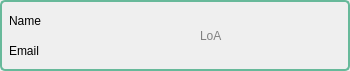
<?xml version="1.0" encoding="UTF-8"?>
<ui version="4.0">
 <class>Form</class>
 <widget class="QWidget" name="Form">
  <property name="geometry">
   <rect>
    <x>0</x>
    <y>0</y>
    <width>350</width>
    <height>71</height>
   </rect>
  </property>
  <property name="windowTitle">
   <string>Form</string>
  </property>
  <property name="styleSheet">
   <string notr="true">QWidget { 
	border: 2px solid #67B99A; 
	border-radius: 5px;
}</string>
  </property>
  <layout class="QHBoxLayout" name="horizontalLayout">
   <property name="spacing">
    <number>0</number>
   </property>
   <property name="leftMargin">
    <number>0</number>
   </property>
   <property name="topMargin">
    <number>0</number>
   </property>
   <property name="rightMargin">
    <number>0</number>
   </property>
   <property name="bottomMargin">
    <number>0</number>
   </property>
   <item>
    <widget class="QWidget" name="widget" native="true">
     <property name="sizePolicy">
      <sizepolicy hsizetype="Preferred" vsizetype="Preferred">
       <horstretch>0</horstretch>
       <verstretch>0</verstretch>
      </sizepolicy>
     </property>
     <property name="minimumSize">
      <size>
       <width>200</width>
       <height>0</height>
      </size>
     </property>
     <property name="maximumSize">
      <size>
       <width>200</width>
       <height>16777215</height>
      </size>
     </property>
     <property name="styleSheet">
      <string notr="true">QWidget { 
	border: none;
}</string>
     </property>
     <layout class="QVBoxLayout" name="verticalLayout">
      <item>
       <widget class="QLabel" name="nameDISPLAY">
        <property name="text">
         <string>Name</string>
        </property>
       </widget>
      </item>
      <item>
       <widget class="QLabel" name="emailDISPLAY">
        <property name="text">
         <string>Email</string>
        </property>
       </widget>
      </item>
     </layout>
    </widget>
   </item>
   <item>
    <widget class="QWidget" name="widget_2" native="true">
     <property name="minimumSize">
      <size>
       <width>150</width>
       <height>0</height>
      </size>
     </property>
     <property name="maximumSize">
      <size>
       <width>150</width>
       <height>16777215</height>
      </size>
     </property>
     <property name="styleSheet">
      <string notr="true">QWidget { 
	border: none;
}</string>
     </property>
     <layout class="QHBoxLayout" name="horizontalLayout_2">
      <property name="leftMargin">
       <number>0</number>
      </property>
      <property name="topMargin">
       <number>0</number>
      </property>
      <property name="rightMargin">
       <number>0</number>
      </property>
      <property name="bottomMargin">
       <number>0</number>
      </property>
      <item>
       <widget class="QLabel" name="accessDISPLAY">
        <property name="styleSheet">
         <string notr="true">QLabel {
	color: gray;
}
</string>
        </property>
        <property name="text">
         <string>LoA</string>
        </property>
       </widget>
      </item>
     </layout>
    </widget>
   </item>
  </layout>
 </widget>
 <resources/>
 <connections/>
</ui>
